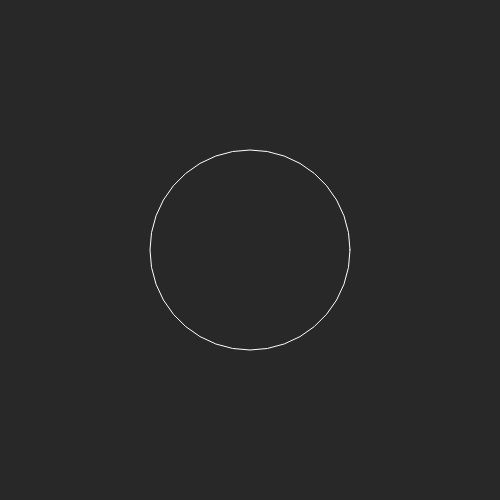
Frame 1 (no input)
Frame 60 (no input): identical to frame 1, image omitted
Frame 120 (the mouse pressed at the canvas centre since frame 60): identical to frame 1, image omitted

The p5.js sketch that drew this single still picture (run headless with seeded random() and noise() and a simulated clock; from frame 60 on, the mouse is pressed at the canvas centre):

// p5.js sketch
// ── sketch.js
let canvas;
let nSlider;
let aSlider;
let bSlider;
let superEll;


function setup(){
    canvas = createCanvas(500,500);
    createP(' '); //Why am I doing this whyyyyy?
    createSpan('n Slider');
    nSlider = createSlider(0.1,6,2,0);
    createP(' '); //Why am I doing this whyyyyy?
    createSpan('a slider');
    aSlider = createSlider(50, 200, 100, 1);
    createP(' '); //Why am I doing this whyyyyy?
    createSpan('b slider');
    bSlider = createSlider(50,200,100,1);
    createP(' '); //Why am I doing this whyyyyy?
    superEll = new superellipse(null, nSlider.value(), aSlider.value(), bSlider.value());
    background(40);
}

function draw(){
    background(40);
    translate(width/2, height/2);
    stroke(255);
    
    superEll.update(nSlider.value(), aSlider.value(), bSlider.value());
    superEll.display();
}
// ── superellipse.js
class superellipse{
    constructor(detail, n,a,b){
        this.detail = detail || 36;
        this.n = n || 2;
        this.a = a || 100;
        this.b = b || 100;
        this.points = [];
        for (let i = 0; i < this.detail; i++) {
        //for (let angle = 0; angle < TWO_PI; angle+=0.1) {
            let angle = i * TWO_PI/this.detail;
            let point = this.getPoint(angle);
            this.points.push(point);
        }
    }
    update(n,a,b){
        let newPoints = [];
        this.n = n;
        this.a = a;
        this.b = b;

        for (let i = 0; i < this.detail; i++) {
            //for (let angle = 0; angle < TWO_PI; angle+=0.1) {
                let angle = i * TWO_PI/this.detail;
                let point = this.getPoint(angle);
                newPoints.push(point);
        }

        // console.log(newPoints);
        this.points = [];
        // console.log(this.points);
        this.points.push(...newPoints);
        // console.log(this.points);
    }
    getPoint(angle){
        //circle
        // let r = 100;
        // let x = r * cos(angle);
        // let y = r * sin(angle);

        //superellipse
        let na = 2/this.n;
        let nb = 2/this.n;
        let x = pow(abs(cos(angle)), na) * this.a * Math.sign(cos(angle));
        let y = pow(abs(sin(angle)), nb) * this.b * Math.sign(sin(angle));
        return createVector(x,y);
    }

    display(){
        noFill();
        stroke(255);
        beginShape();
        for (let i = 0; i < this.points.length; i++) {
            vertex(this.points[i].x, this.points[i].y);
        }
        endShape(CLOSE);
    }
}
